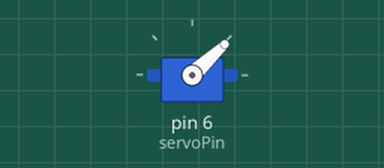
This sketch was run on a simulated Arduino Uno, built with avr-gcc and run on an emulated ATmega328P. On the bench: servo.

Above: at 0.05 s.
Timing chart, 0 to 16.7 s (numbered marks = the images above):
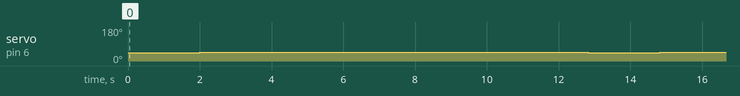

The sketch:

carre2.ino
```cpp
#include <Servo.h>

// =========== Constants ===========
// STEPPER MOTOR
const int dirPin1 = 2;  // Direction
const int stepPin1 = 3; // Step

const int dirPin2 = 4;
const int stepPin2 = 5;

const int STEPS_PER_REV = 210;

// SERVO MOTOR
const int servoPin = 6;
const int DOWN = 46;
const int UP = DOWN - 3;
Servo servo;

// =========== oneStep ===========
void oneStep(int pin)
{
    digitalWrite(pin, HIGH);
    delayMicroseconds(1000);
    digitalWrite(pin, LOW);
    delayMicroseconds(1000);
}

// =========== setDirections ===========
void setDirections(int direction1, int direction2)
{
    digitalWrite(dirPin1, direction1);
    digitalWrite(dirPin2, direction2);
}

// =========== Move ===========
void move(int steps1, int steps2)
{
    int bigNbSteps;
    int littleNbSteps;

    int bigPin;
    int littlePin;

    if (steps1 <= steps2)
    {
        bigNbSteps = steps2;
        littleNbSteps = steps1;

        bigPin = stepPin2;
        littlePin = stepPin1;
    }
    else
    {
        bigNbSteps = steps1;
        littleNbSteps = steps2;

        bigPin = stepPin1;
        littlePin = stepPin2;
    }

    // const int quotient = bigNbSteps / littleNbSteps;
    // const int rest = bigNbSteps % littleNbSteps;

    int pos1 = 0;
    int pos2 = 0;

    for (int i = 0; i < littleNbSteps; i++)
    {
        oneStep(littlePin);

        // for (int j = 0; j < quotient; j++) {
        oneStep(bigPin);
        //}
    }
    // for (int j = 0; j < rest ; j++) {
    //   oneStep(bigPin);
    // }
}
// =========== SETUP ===========
void setup()
{
    Serial.begin(9600);

    // STEPPER MOTOR
    pinMode(stepPin1, OUTPUT);
    pinMode(dirPin1, OUTPUT);

    pinMode(stepPin2, OUTPUT);
    pinMode(dirPin2, OUTPUT);

    // SERVO MOTOR
    servo.attach(servoPin);
}
// =========== LOOP ===========
void loop()
{

    servo.write(UP);
    delay(2000);
    servo.write(DOWN);
    delay(2000);

    // ================= RIGHT =================
    setDirections(HIGH, HIGH);
    move(300, 300);
    delay(1000);

    // ================= DOWN =================
    setDirections(LOW, HIGH);
    move(300, 300);
    delay(1000);

    // ================= LEFT =================
    setDirections(LOW, LOW);
    move(300, 300);
    delay(1000);

    // ================= UP =================
    setDirections(HIGH, LOW);
    move(300, 300);
    delay(1000);

    /*
      if (stepper1.currentPosition() == 200) {
      stepper1.moveTo(0);

      } else if (stepper1.currentPosition() == 0) {
      stepper1.moveTo(0);
      }
      stepper1.setSpeed(200);
      stepper1.runSpeedToPosition();
    */
}
```

LCD.cpp
```cpp
#include <Arduino.h>
#include <LiquidCrystal.h>

// VARIABLE DECLARATION
const int rs = 2; // Register Select
const int enable = 3;
const int D4 = 4;
const int D5 = 5;
const int D6 = 6;
const int D7 = 7;

LiquidCrystal lcd(rs, enable, D4, D5, D6, D7);

void setup() {
  lcd.begin(16, 2);
  lcd.print("Bonjour");
  lcd.setCursor(0, 1);
  lcd.print("Ca va");
}

void loop() {}
```

Measured:
- by itself, servo on pin 6 (servoPin): alternates 46° for 10.8 s and 43° for 2.0 s
